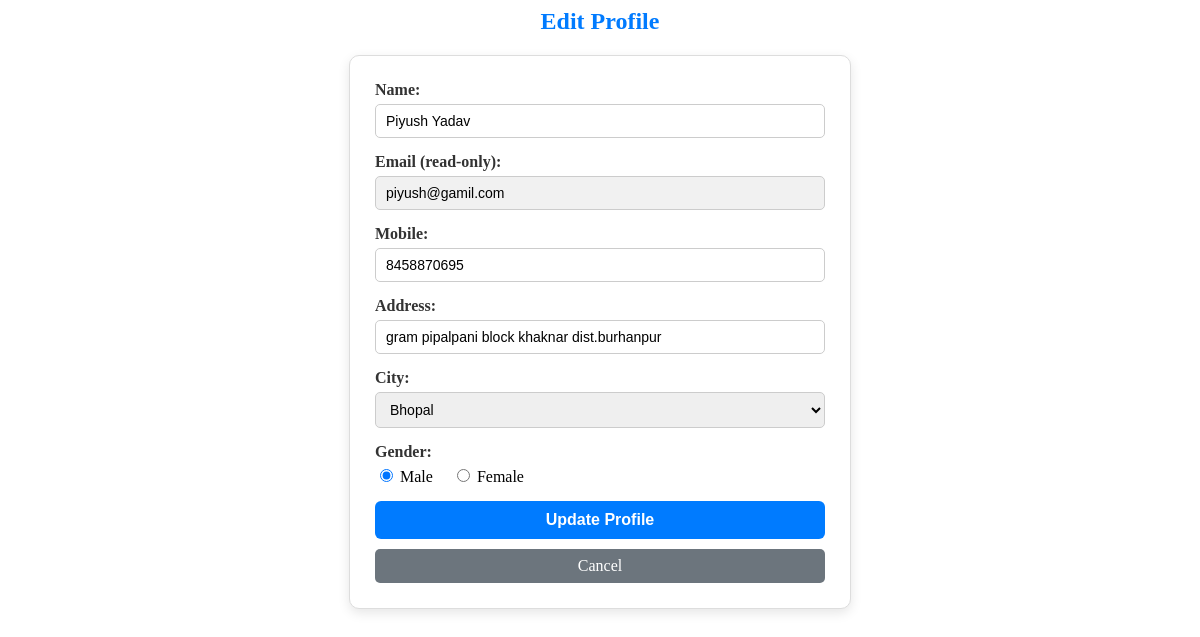
Page /edit_profile/ (signed in) on the committed database.
### store/models.py (models this page shows)
class Register(models.Model):
    regid=models.AutoField(primary_key=True)
    name=models.CharField(max_length=50)
    email=models.CharField(max_length=50,unique=True)
    password=models.CharField(max_length=15)
    mobile=models.CharField(max_length=15)
    address=models.CharField(max_length=500)
    city=models.CharField(max_length=20)
    gender=models.CharField(max_length=10)
    status=models.IntegerField()
    role=models.CharField(max_length=10)
    info=models.CharField(max_length=50)

### store/views.py (the view, shortened to what this page needs)
# urls.py: path('edit_profile/',views.edit_profile),
def edit_profile(request):
    if "sunm" not in request.session:
        return redirect("/login/")
    email = request.session["sunm"]
    profile = models.Register.objects.get(email=email)
    return render(request, "edit_profile.html", {"profile":profile})

### store/templates/edit_profile.html (shortened to what this page needs)
<h2 style="text-align: center; color: #007bff; margin-bottom: 20px;">Edit Profile</h2>
<form method="post" action="/edit_profile/" style="
    max-width: 450px;
    margin: 0 auto;
    padding: 25px;
    border: 1px solid #ddd;
    border-radius: 10px;
    box-shadow: 0 4px 12px rgba(0, 0, 0, 0.1);
    background-color: #ffffff;
">
    <label for="name" class="form-label">Name:</label>
    <input type="text" id="name" name="name" value="{{ profile.name }}" class="form-input" required>
    <label for="email" class="form-label">Email (read-only):</label>
    <input type="email" id="email" value="{{ profile.email }}" readonly class="form-input" style="background-color: #f1f1f1;">
    <label for="mobile" class="form-label">Mobile:</label>
    <input type="number" id="mobile" name="mobile" value="{{ profile.mobile }}" class="form-input">
    <label for="address" class="form-label">Address:</label>
    <input type="text" id="address" name="address" value="{{ profile.address }}" class="form-input">
    <label for="city" class="form-label">City:</label>
    <select name="city" id="city" class="form-input" required>
        <option {% if profile.city == 'Bhopal' %}selected{% endif %}>Bhopal</option>
    </select>
    <label class="form-label">Gender:</label>
    <div style="margin-bottom: 15px;">
        <label style="margin-right: 15px;">
            <input type="radio" name="gender" value="male" {% if profile.gender == 'male' %}checked{% endif %}> Male
        </label>
        <label>
            <input type="radio" name="gender" value="female" {% if profile.gender == 'female' %}checked{% endif %}> Female
        </label>
    </div>
    <button type="submit" class="btn-submit">Update Profile</button>
    <a href="/profile/" class="btn-cancel">Cancel</a>
</form>

### store/templates/edit_profile.html (style rules this page uses)
.form-label { display: block; margin-bottom: 5px; font-weight: bold; color: #333; }
.form-input { width: 100%; padding: 8px 10px; margin-bottom: 15px; border-radius: 5px; border: 1px solid #ccc; font-size: 14px; }
.btn-submit { width: 100%; padding: 10px; background-color: #007bff; color: white; border: none; border-radius: 6px; font-size: 16px; font-weight: bold; cursor: pointer; transition: background-color 0.3s ease, transform 0.2s ease; margin-bottom: 10px; }
.btn-cancel { display: block; text-align: center; padding: 8px; background-color: #6c757d; color: white; text-decoration: none; border-radius: 5px; transition: background-color 0.3s ease; }

### rows in the picture
Register: name "Piyush Yadav", email "piyush@gamil.com", mobile "8458870695", address "gram pipalpani block khaknar dist.burhanpur", city "Bhopal", gender "☑ Male", gender "☐ Female"
